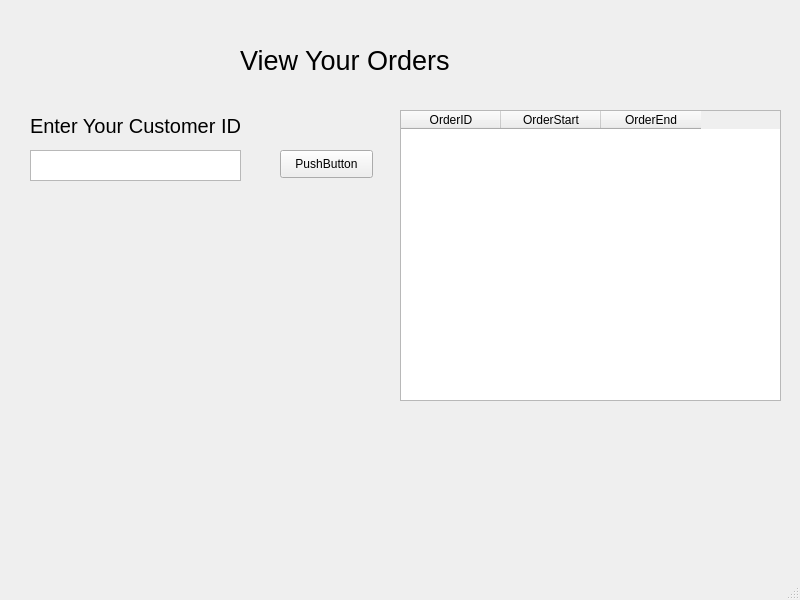
<?xml version="1.0" encoding="UTF-8"?>
<ui version="4.0">
 <class>MainWindow</class>
 <widget class="QMainWindow" name="MainWindow">
  <property name="geometry">
   <rect>
    <x>0</x>
    <y>0</y>
    <width>800</width>
    <height>600</height>
   </rect>
  </property>
  <property name="windowTitle">
   <string>MainWindow</string>
  </property>
  <widget class="QWidget" name="centralwidget">
   <widget class="QLabel" name="label">
    <property name="geometry">
     <rect>
      <x>240</x>
      <y>30</y>
      <width>271</width>
      <height>61</height>
     </rect>
    </property>
    <property name="font">
     <font>
      <pointsize>20</pointsize>
     </font>
    </property>
    <property name="text">
     <string>View Your Orders</string>
    </property>
   </widget>
   <widget class="QLabel" name="label_2">
    <property name="geometry">
     <rect>
      <x>30</x>
      <y>100</y>
      <width>311</width>
      <height>51</height>
     </rect>
    </property>
    <property name="font">
     <font>
      <pointsize>15</pointsize>
     </font>
    </property>
    <property name="text">
     <string>Enter Your Customer ID</string>
    </property>
   </widget>
   <widget class="QTextEdit" name="textEdit">
    <property name="geometry">
     <rect>
      <x>30</x>
      <y>150</y>
      <width>211</width>
      <height>31</height>
     </rect>
    </property>
   </widget>
   <widget class="QPushButton" name="pushButton">
    <property name="geometry">
     <rect>
      <x>280</x>
      <y>150</y>
      <width>93</width>
      <height>28</height>
     </rect>
    </property>
    <property name="text">
     <string>PushButton</string>
    </property>
   </widget>
   <widget class="QTableWidget" name="tableWidget">
    <property name="geometry">
     <rect>
      <x>400</x>
      <y>110</y>
      <width>381</width>
      <height>291</height>
     </rect>
    </property>
    <column>
     <property name="text">
      <string>OrderID</string>
     </property>
    </column>
    <column>
     <property name="text">
      <string>OrderStart</string>
     </property>
    </column>
    <column>
     <property name="text">
      <string>OrderEnd</string>
     </property>
    </column>
   </widget>
  </widget>
  <widget class="QMenuBar" name="menubar">
   <property name="geometry">
    <rect>
     <x>0</x>
     <y>0</y>
     <width>800</width>
     <height>26</height>
    </rect>
   </property>
  </widget>
  <widget class="QStatusBar" name="statusbar"/>
 </widget>
 <resources/>
 <connections/>
</ui>
